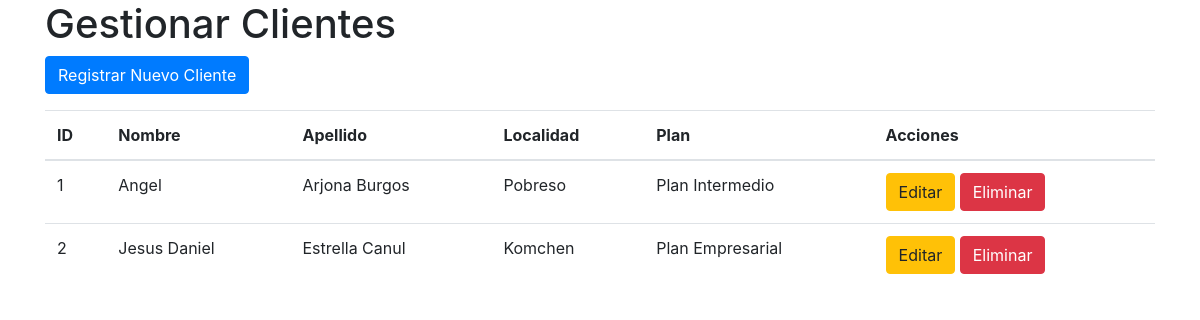
The page /Gespagos/gestionar_clientes.php on the database its author committed.
### tables this page shows
CREATE TABLE IF NOT EXISTS `clientes` (
  `id` int(11) NOT NULL AUTO_INCREMENT,
  `nombre` varchar(100) NOT NULL,
  `apellido` varchar(100) NOT NULL,
  `localidad` varchar(100) NOT NULL,
  `plan_id` int(11) NOT NULL,
  `fecha_registro` date NOT NULL,
  PRIMARY KEY (`id`),
  KEY `plan_id` (`plan_id`),
  CONSTRAINT `clientes_ibfk_1` FOREIGN KEY (`plan_id`) REFERENCES `planes` (`id`) ON DELETE CASCADE
);

CREATE TABLE IF NOT EXISTS `planes` (
  `id` int(11) NOT NULL AUTO_INCREMENT,
  `nombre_plan` varchar(100) NOT NULL,
  `mensualidad` decimal(10,2) NOT NULL,
  PRIMARY KEY (`id`)
);

### Gespagos/gestionar_clientes.php (the view, shortened to what this page needs)
<?php
include 'conexion.php';
$clientes = $conn->query("SELECT c.id, c.nombre, c.apellido, c.localidad, p.nombre_plan
                           FROM clientes c
                           JOIN planes p ON c.plan_id = p.id");
?>
<!DOCTYPE html>
<html lang="es">
<head>
    <link rel="stylesheet" href="https://maxcdn.bootstrapcdn.com/bootstrap/4.5.2/css/bootstrap.min.css">
</head>
<body class="container">
    <h1>Gestionar Clientes</h1>
    <a href="registrar_cliente.php" class="btn btn-primary mb-3">Registrar Nuevo Cliente</a>
    <table class="table">
        <thead>
            <tr>
                <th>ID</th>
                <th>Nombre</th>
                <th>Apellido</th>
                <th>Localidad</th>
                <th>Plan</th>
                <th>Acciones</th>
            </tr>
        </thead>
        <tbody>
            <?php while ($row = $clientes->fetch_assoc()): ?>
                <tr>
                    <td><?php echo $row['id']; ?></td>
                    <td><?php echo $row['nombre']; ?></td>
                    <td><?php echo $row['apellido']; ?></td>
                    <td><?php echo $row['localidad']; ?></td>
                    <td><?php echo $row['nombre_plan']; ?></td>
                    <td>
                        <a href="editar_cliente.php?id=<?php echo $row['id']; ?>" class="btn btn-warning">Editar</a>
                        <a href="?delete=<?php echo $row['id']; ?>" class="btn btn-danger" onclick="return confirm('¿Estás seguro de eliminar este cliente?');">Eliminar</a>
                    </td>
                </tr>
            <?php endwhile; ?>
        </tbody>
    </table>
</body>
</html>

### rows shown on the page
clientes: id "1", nombre "Angel", apellido "Arjona Burgos", localidad "Pobreso", plan.nombre_plan "Plan Intermedio"
clientes: id "2", nombre "Jesus Daniel", apellido "Estrella Canul", localidad "Komchen", plan.nombre_plan "Plan Empresarial"
